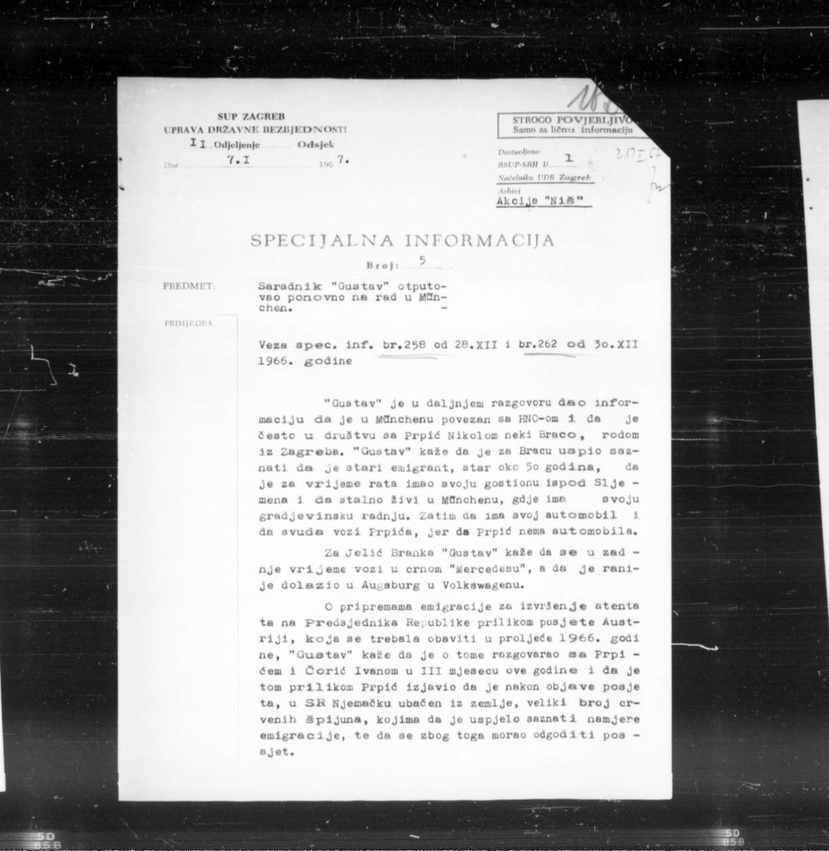
#> input picture various_testing/dataset/Z05353422.jpg, 829 x 851 px, shrunk from 1248 x 1280 before the run; its folder holds 4 pictures in this run
$ python adaptive_thresh.py
#> lines starting #> are read from the running program, lines starting #| are printed output that depends on the picture; after the words box and inside, x2 and y2 are one past the last pixel; in counts of white or black regions, pixels touching at a corner belong together
import cv2
import pytesseract
import os
import numpy as np

from PIL import Image, ImageEnhance
from pathlib import Path
from matplotlib import pyplot as plt

#skripta za adaptive threshold, odlicna za slike za izuzetno izbljedenim tekstom

#C:\Users\Lovro\Desktop\projekt\ProjektR\dataset
home = str(Path.home())
dir = os.path.join(home, "Desktop", "projekt", "projektR", "dataset")
dir = dir.replace("\\", "/")

arr = []
for filename in os.scandir(dir):
    if filename.is_file():
        arr.append(filename.path)
#> pass 2 of the loop `for filename in os.scandir(dir):`:
#> pass 3 of the loop `for filename in os.scandir(dir):`:
#> the loop made 4 passes; the first 3 are shown

for each in arr:

    img = cv2.imread(each, 0)
#> img is the input picture: shape (851, 829); min 0, max 255, mean 150.5

    image = cv2.adaptiveThreshold(img, 255, cv2.ADAPTIVE_THRESH_MEAN_C, cv2.THRESH_BINARY,25,4)
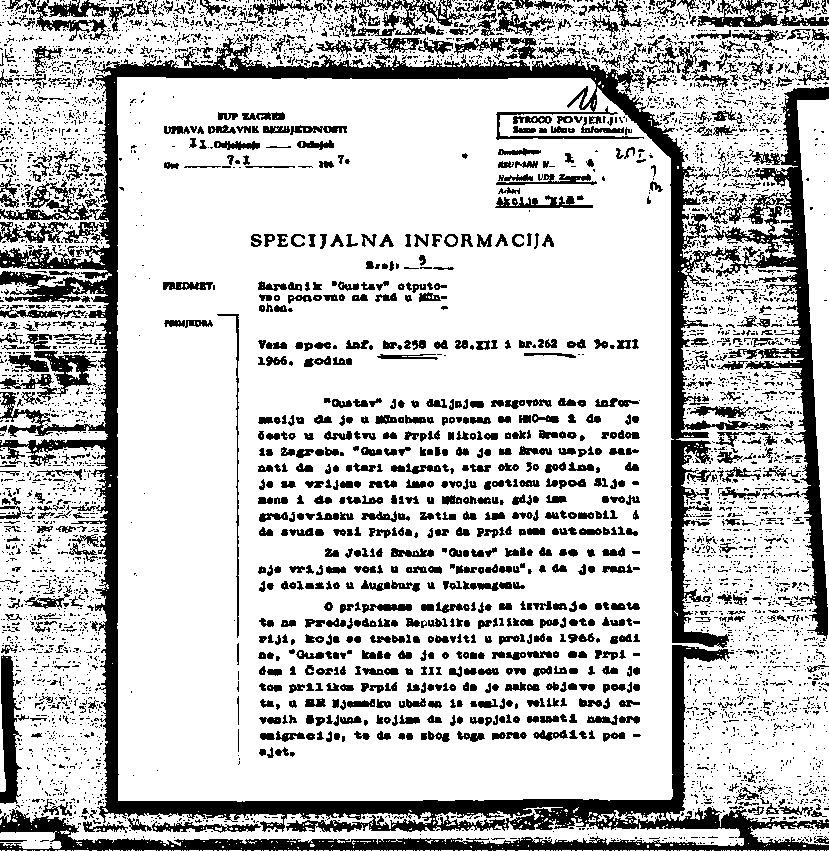
#> image: shape (851, 829); 76.7% white; 5450 black regions (4438 under 20 px), largest, box (x1, y1, x2, y2) and area: (0, 34, 829, 851) 70821, (0, 655, 22, 804) 1909, (344, 0, 470, 37) 1723
    each = each.replace("dataset","dataset_adaptive_threshold")
    cv2.imwrite(each, image)
#> pass 2 of the loop `for each in arr:`:
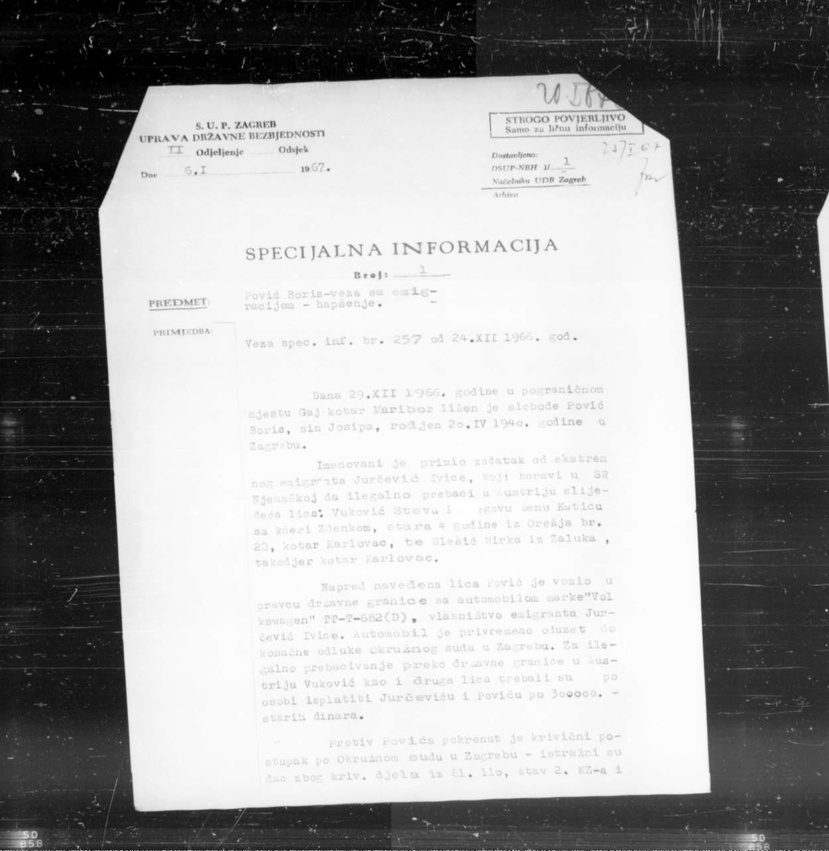
#> input picture various_testing/dataset/Z05353396.jpg, 829 x 851 px, shrunk from 1248 x 1280 before the run
#> img is the input picture: shape (851, 829); min 0, max 255, mean 156.7
#> `image = cv2.adaptiveThreshold(img, 255, cv2.ADAPTIVE_THRESH_MEAN_C, cv..`:
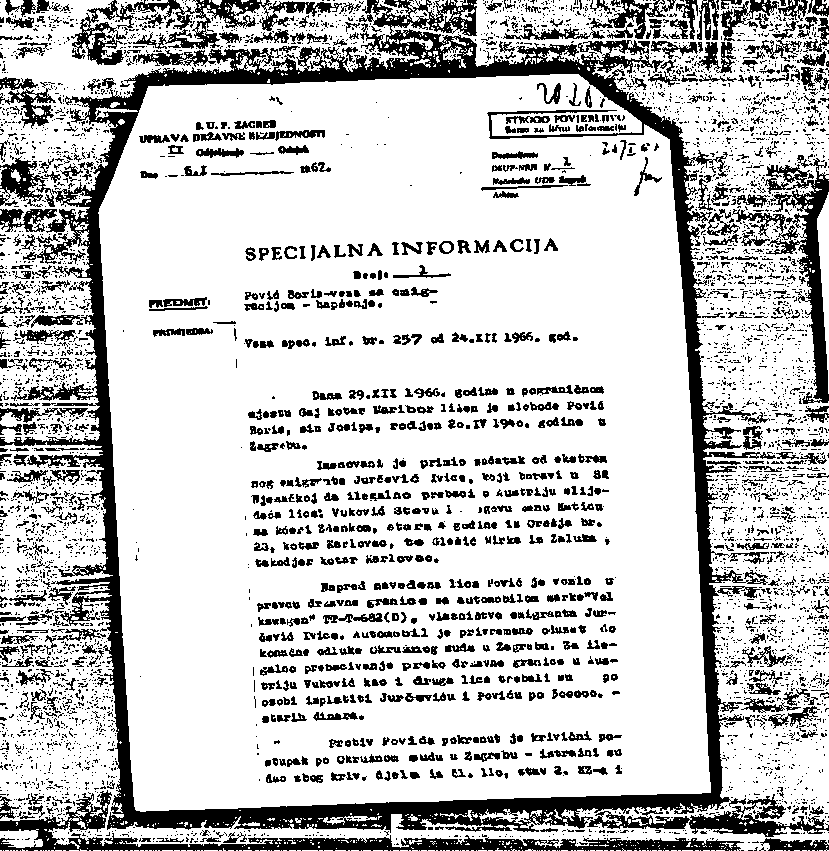
#> image: shape (851, 829); 77.6% white; 5162 black regions (4151 under 20 px), largest, box (x1, y1, x2, y2) and area: (0, 0, 776, 833) 53582, (0, 790, 744, 851) 8133, (732, 155, 829, 404) 5139
#> pass 3 of the loop `for each in arr:`:
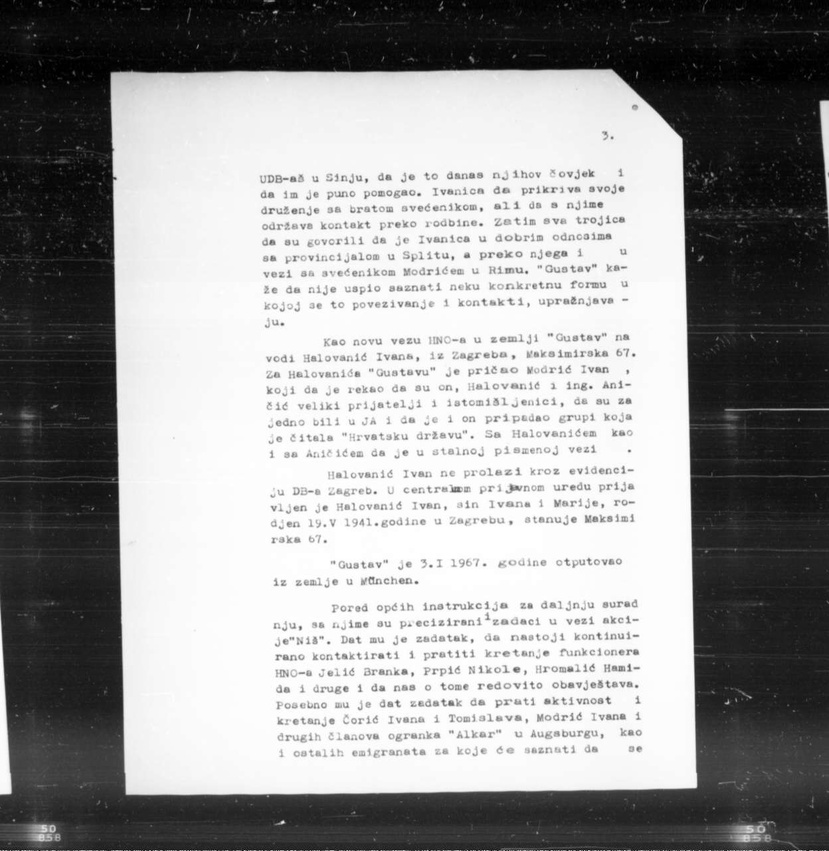
#> input picture various_testing/dataset/Z05353424.jpg, 829 x 851 px, shrunk from 1248 x 1280 before the run
#> img is the input picture: shape (851, 829); min 0, max 255, mean 152.7
#> `image = cv2.adaptiveThreshold(img, 255, cv2.ADAPTIVE_THRESH_MEAN_C, cv..`:
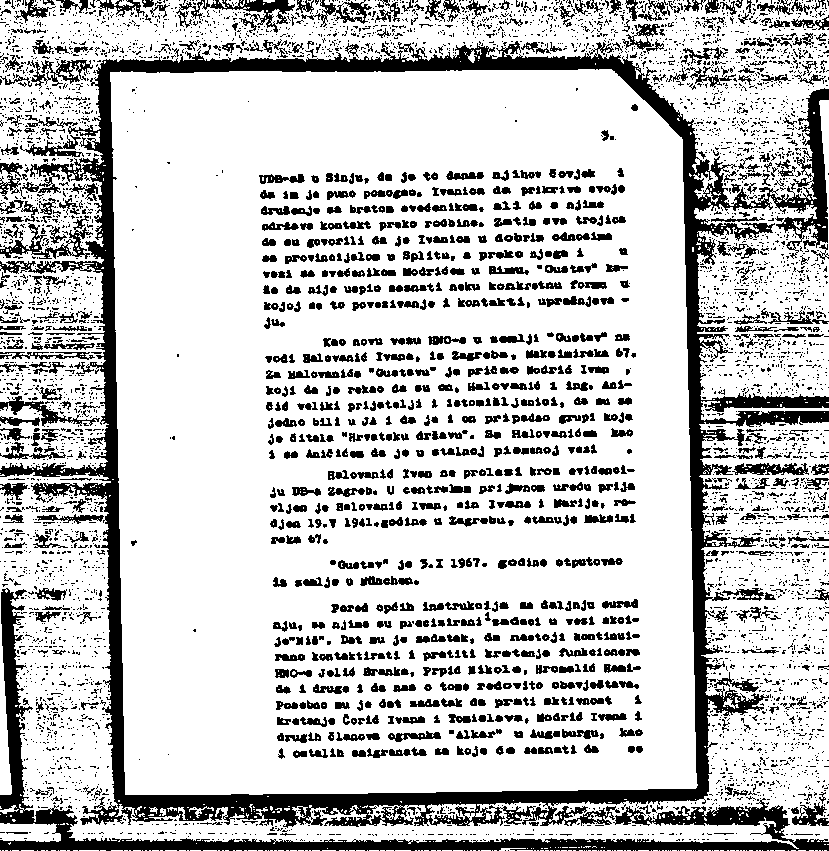
#> image: shape (851, 829); 77.5% white; 5513 black regions (4425 under 20 px), largest, box (x1, y1, x2, y2) and area: (0, 41, 829, 828) 53217, (0, 588, 829, 851) 14541, (176, 0, 295, 33) 1142
#> the loop made 4 passes; the first 3 are shown
